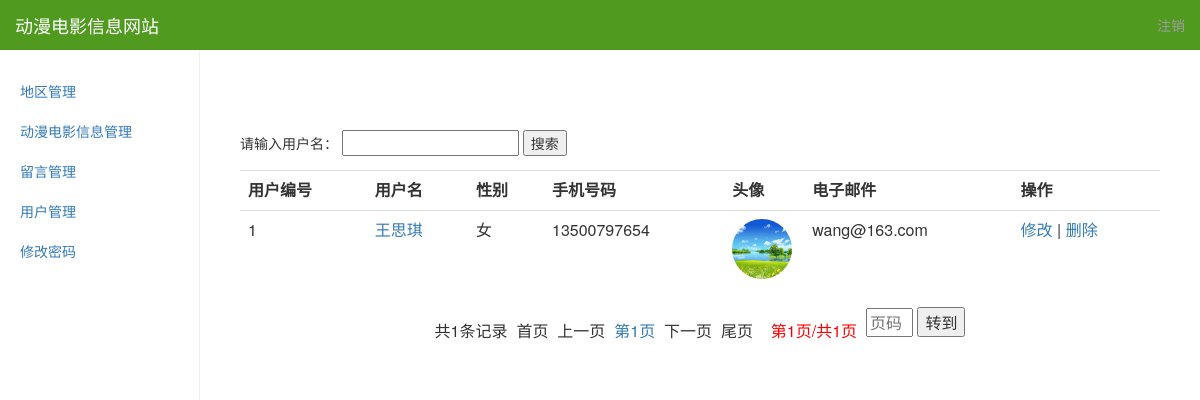
Screenshot of /admin/userList_page.php?key=王思琪 (signed in) with the database file from the repository.
### tables this page shows
CREATE TABLE `users`  (
  `uid` int(11) NOT NULL AUTO_INCREMENT,
  `uname` varchar(10) NOT NULL,
  `password` varchar(32) NOT NULL,
  `gender` tinyint(4) NOT NULL,
  `tel` varchar(20) NOT NULL,
  `photo` varchar(30) NOT NULL,
  `email` varchar(30) NOT NULL,
  `createtime` datetime(0) NOT NULL,
  `updatetime` timestamp(0) NOT NULL DEFAULT current_timestamp() ON UPDATE CURRENT_TIMESTAMP(0),
  PRIMARY KEY (`uid`) USING BTREE
);

### admin/userList_page.php (the view, shortened to what this page needs)
<?php
  require_once('tpl/header.php');
?>
<?php
  $link=connect();
  $sql = "select * from users";
  if(!isset($_GET["page"]))
  $page=1;
  else{
    $page=$_GET["page"];
  }
  $key="";
 if(isset($_GET['key']))  {
    $key = trim($_GET['key']);
    $sql = $sql." where uname like '%{$key}%' ";
  }
  $result = mysqli_query($link,$sql);
  $totalrows = mysqli_num_rows($result);
  $rowsperpage =5;
  $start = ($page-1) * $rowsperpage;
  $sql .= " limit {$start}, {$rowsperpage}";
  $result = mysqli_query($link,$sql) or die('查询失败！'.mysqli_error($link));
 ?>
<form  action="">
    请输入用户名：
  <input type="text" name="key">
  <input type="submit" value="搜索">
 </form>
 <table class="table table-hover">
 <tr>
   <th>用户编号</th>
   <th>用户名</th>
   <th>性别</th>
   <th>手机号码</th>
   <th width='80'>头像</th>
   <th>电子邮件</th>
   <th>操作</th>
 </tr>
 <?php
 $i=1;
  while($row = mysqli_fetch_assoc($result))
  {
  ?>
<tr>
  <td><?php echo $i++; ?></td>
  <td><a href="userDetail.php?uid=<?php echo $row["uid"]; ?>"><?php echo $row["uname"]; ?></a></td>
  <td><?php if($row["gender"]==0) echo "男"; else echo "女";?></td>
  <td><?php echo $row["tel"]; ?></td>
  <td><img class="img-circle" src="<?php echo UserPhotoPath.$row["photo"]; ?>" width=60 height=60 alt=""></td>
  <td><?php echo $row["email"]; ?></td>
  <td><a href="userEdit.php?uid=<?php echo $row["uid"];?>">修改</a> | <a href="doUserDelete.php?uid=<?php echo $row["uid"];?>" onclick="return confirm('真的要删除吗？')">删除</a></td>
</tr>
   <?php
   }
    ?>
</table>
  <?php
  if($rowsperpage >= $totalrows)
      $totalpages = 1;
  else{
    $totalpages = ceil($totalrows / $rowsperpage);
  }
  if($page>1){
    $first = "<a href=?key={$key}&page=1>首页</a>";
    $pre = "<a href=?key={$key}&page=".($page-1).">上一页</a>";
  }else{
    $first = '首页';
    $pre = '上一页';
  }
  if($page<$totalpages){
    $last = "<a href=?key={$key}&page=$totalpages>尾页</a>";
    $next = "<a href=?key={$key}&page=".($page+1).">下一页</a>";
  }else{
    $last = '尾页';
    $next = '下一页';
  }
  echo "<table align='center'><tr>";
   echo "<td>共{$totalrows}条记录&nbsp;&nbsp;</td>";
  echo "<td>$first"."&nbsp;&nbsp;"."$pre"."&nbsp;&nbsp;";
  for($i=1;$i<=$totalpages;$i++) {
    echo "<a href='?key={$key}&page=$i'>第{$i}页</a>&nbsp;&nbsp;";
  }
  echo "$next"."&nbsp;&nbsp;"."$last &nbsp;";
  echo "<font color=red>";
  echo "&nbsp;&nbsp;第".$page."页/共".$totalpages."页&nbsp;&nbsp;";
  echo "</font></td>";
  ?>
<td>
  <form  action="">
  <input type="text" name="page" placeholder="页码" size="2"  required>
  <input type="submit" value="转到">
  </form>
</td>
 </tr></table>
<?php
  require_once('tpl/footer.php');
?>

### admin/assets/dashboard.css (style rules this page uses)
body { padding-top: 50px; }

### admin/assets/offcanvas.css (style rules this page uses)
html { -ms-overflow-x: hidden; }
body { -ms-overflow-x: hidden; }
body { padding-top: 70px; }

### rows the page displays
users: uname "王思琪", gender "女", tel "13500797654", photo (picture), email "wang@163.com"

### other values shown
$totalrows "1"
$first "首页"
$pre "上一页"
$next "下一页"
$last "尾页"
$page "1"
$totalpages "1"
